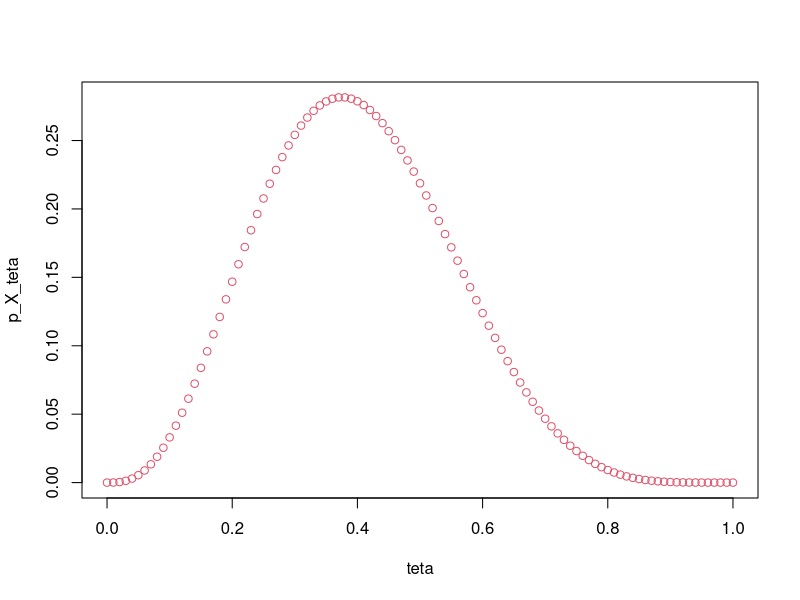

R code for this plot:
teta <- seq(0,1,0.01)
b <- 1:20
f <- 8
k <- 3
#p_X_teta <- teta^k * (1-teta)^f
# lines(teta, p_X_teta, col=2, type = "l")
p_X_teta <- dbinom(k,f,teta)
plot(teta, p_X_teta, col=2, type = "p")
# c <- dbinom(b,20,0.42)
# plot(b, c)


# y <- dbeta(teta,3,5)
# 
# lines(teta,y)
# 
# dbinom(0,1,0.2)
